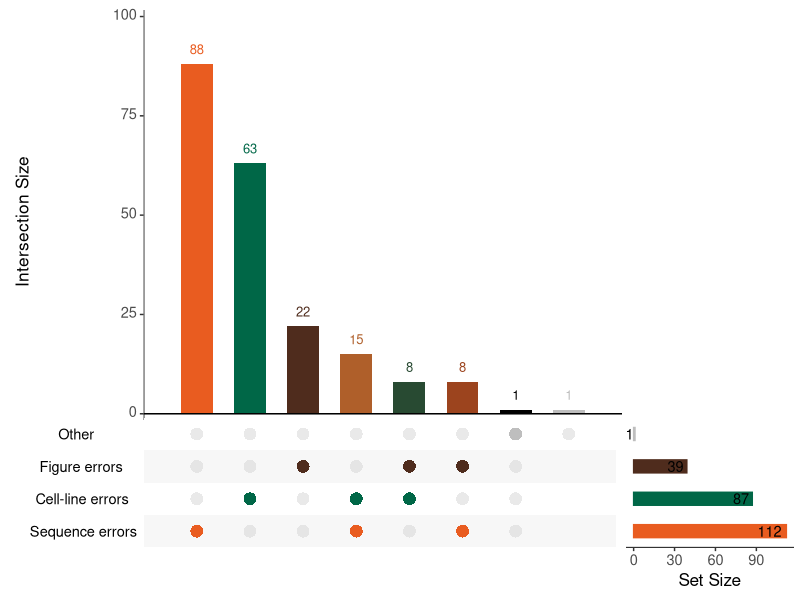
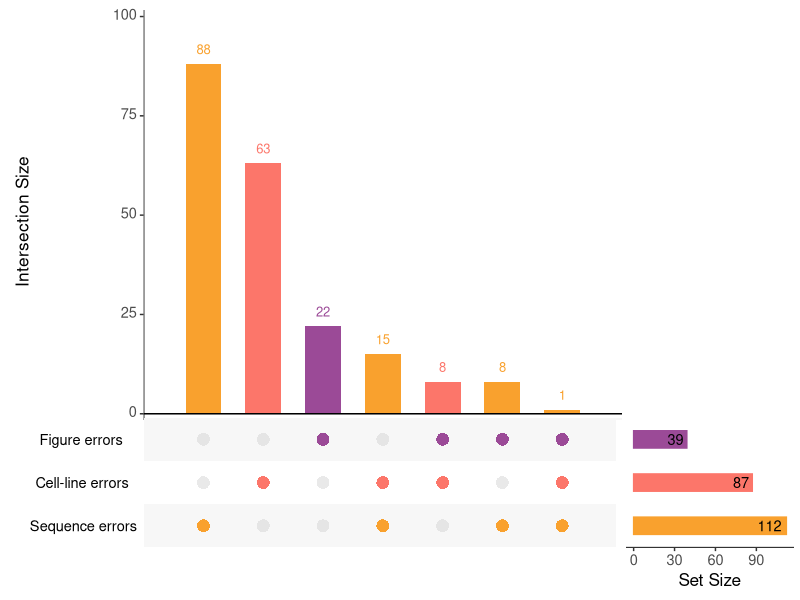

These charts were generated, in order, by the following R code:
library(UpSetR)
library(grid)
library(gridExtra)
library(ggplot2)

#Code taken from:
##https://stackoverflow.com/questions/46223273/use-a-color-palette-for-matrix-points-in-upsetr
Create_layout <- function (setup, mat_color, mat_col, matrix_dot_alpha) 
{
  Matrix_layout <- expand.grid(y = seq(nrow(setup)), x = seq(ncol(setup)))
  Matrix_layout <- data.frame(Matrix_layout, value = as.vector(setup))
  for (i in 1:nrow(Matrix_layout)) {
    if (Matrix_layout$value[i] > as.integer(0)) {
      # Here I propose to change Matrix_layout$color[i] <- mat_color with
      # Matrix_layout$color[i] <- mat_color[i]
      Matrix_layout$color[i] <- mat_color[i]
      Matrix_layout$alpha[i] <- 1
      Matrix_layout$Intersection[i] <- paste(Matrix_layout$x[i], 
                                             "yes", sep = "")
    }
    else {
      Matrix_layout$color[i] <- "gray83"
      Matrix_layout$alpha[i] <- matrix_dot_alpha
      Matrix_layout$Intersection[i] <- paste(i, "No", sep = "")
    }
  }
  if (is.null(mat_col) == F) {
    for (i in 1:nrow(mat_col)) {
      mat_x <- mat_col$x[i]
      mat_color <- as.character(mat_col$color[i])
      for (i in 1:nrow(Matrix_layout)) {
        if ((Matrix_layout$x[i] == mat_x) && (Matrix_layout$value[i] != 
                                              0)) {
          Matrix_layout$color[i] <- mat_color
        }
      }
    }
  }
  return(Matrix_layout)
}


assignInNamespace(x="Create_layout", value=Create_layout, ns="UpSetR")
###

##Code taken from:
###https://stackoverflow.com/questions/58131712/upset-plot-with-set-size-bars-in-right-side
NoAttBasePlot <- function (legend, size_plot_height, Main_bar_plot, Matrix_plot, 
                           hratios, Size_plot, query_legend, set_metadata, set_metadata_plots, 
                           newpage) {
  top <- 1
  bottom <- 100
  if ((!is.null(legend)) && (query_legend != tolower("none"))) {
    if (query_legend == tolower("top")) {
      top <- 3
      bottom <- 102
      legend_top <- 1
      legend_bottom <- 3
      size_plot_height <- (size_plot_height + 2)
    }
    else if (query_legend == tolower("bottom")) {
      legend_top <- 101
      legend_bottom <- 103
    }
  }
  if (is.null(set_metadata)) {
    matrix_and_mainbar_right <- 100
    matrix_and_mainbar_left <- 21
    size_bar_right <- 20
    size_bar_left <- 1
  }
  else if (!is.null(set_metadata)) {
    matrix_and_mainbar_right <- set_metadata$ncols + 100
    matrix_and_mainbar_left <- set_metadata$ncols + 21
    size_bar_right <- set_metadata$ncols + 20
    size_bar_left <- set_metadata$ncols + 1
    metadata_right <- set_metadata$ncols
    metadata_left <- 1
  }
  if (newpage) {
    grid::grid.newpage()
  }
  if ((!is.null(legend)) && (query_legend != tolower("none"))) {
    if (query_legend == tolower("top")) {
      pushViewport(viewport(layout = grid.layout(102, matrix_and_mainbar_right)))
    }
    else if (query_legend == tolower("bottom")) {
      pushViewport(viewport(layout = grid.layout(103, matrix_and_mainbar_right)))
    }
  }
  else if ((is.null(legend)) || (query_legend == tolower("none"))) {
    pushViewport(viewport(layout = grid.layout(100, matrix_and_mainbar_right)))
  }
  # Modified
  vp = UpSetR:::vplayout(top:bottom, 1:(matrix_and_mainbar_right-matrix_and_mainbar_left))
  pushViewport(vp)
  grid.draw(arrangeGrob(Main_bar_plot, Matrix_plot, heights = hratios))
  popViewport()
  # Modified
  vp = UpSetR:::vplayout(size_plot_height:bottom, (matrix_and_mainbar_right-matrix_and_mainbar_left-1):96)
  pushViewport(vp)
  grid.draw(arrangeGrob(Size_plot))
  popViewport()
  if (!is.null(set_metadata)) {
    for (i in 1:length(set_metadata_plots)) {
      if (i != 1) {
        metadata_left <- 1 + metadata_right
        metadata_right <- metadata_right + set_metadata$plots[[i]]$assign
      }
      else {
        metadata_left <- 1
        metadata_right <- set_metadata$plots[[i]]$assign
      }
      vp = UpSetR:::vplayout(size_plot_height:bottom, metadata_left:metadata_right)
      pushViewport(vp)
      grid.draw(arrangeGrob(set_metadata_plots[[i]]))
      popViewport()
    }
  }
  if ((!is.null(legend)) && (query_legend != tolower("none"))) {
    vp = UpSetR:::vplayout(legend_top:legend_bottom, matrix_and_mainbar_left:matrix_and_mainbar_right)
    pushViewport(vp)
    grid.draw(arrangeGrob(legend))
    popViewport()
  }
}

Make_size_plot <- function (Set_size_data, sbar_color, ratios, ylabel, scale_sets, 
                            text_scale, set_size_angle, set_size.show, set_size.scale_max, 
                            set_size.number_size) {
  if (length(text_scale) > 1 && length(text_scale) <= 6) {
    x_axis_title_scale <- text_scale[3]
    x_axis_tick_label_scale <- text_scale[4]
  }
  else {
    x_axis_title_scale <- text_scale
    x_axis_tick_label_scale <- text_scale
  }
  if (ylabel == "Set Size" && scale_sets != "identity") {
    ylabel <- paste("Set Size", paste0("( ", 
                                       scale_sets, " )"))
    if (scale_sets == "log2") {
      Set_size_data$y <- log2(Set_size_data$y)
    }
    if (scale_sets == "log10") {
      Set_size_data$y <- log10(Set_size_data$y)
    }
  }
  if (!is.null(set_size.number_size)) {
    num.size <- (set_size.number_size/1) * x_axis_tick_label_scale
  }
  else {
    num.size <- (7/2.845276) * x_axis_tick_label_scale
  }
  Size_plot <- (ggplot(data = Set_size_data, aes_string(x = "x", 
                                                        y = "y")) + geom_bar(stat = "identity", colour = sbar_color, 
                                                                             width = 0.4, fill = sbar_color, position = "identity") + 
                  scale_x_continuous(limits = c(0.5, (nrow(Set_size_data) + 
                                                        0.5)), breaks = c(0, max(Set_size_data)), expand = c(0, 
                                                                                                             0)) + theme(panel.background = element_rect(fill = "white"), 
                                                                                                                         plot.margin = unit(c(-0.11, -1.3, 0.5, 0.5), "lines"), 
                                                                                                                         axis.title.x = element_text(size = 8.3 * x_axis_title_scale), 
                                                                                                                         axis.text.x = element_text(size = 7 * x_axis_tick_label_scale, 
                                                                                                                                                    vjust = 1, hjust = 0.5), axis.line = element_line(colour = "gray0"), 
                                                                                                                         axis.line.y = element_blank(), axis.line.x = element_line(colour = "gray0", 
                                                                                                                                                                                   size = 0.3), axis.text.y = element_blank(), axis.ticks.y = element_blank(), 
                                                                                                                         panel.grid.minor = element_blank(), panel.grid.major = element_blank()) + 
                  xlab(NULL) + ylab(ylabel) + coord_flip())
  if (set_size.show == TRUE) {
    Size_plot <- (Size_plot + geom_text(aes(label = y, vjust = 0.5, 
                                            hjust = 1.2, angle = set_size_angle), size = num.size))
  }
  if (scale_sets == "log10") {
    if (!is.null(set_size.scale_max)) {
      Size_plot <- (Size_plot + scale_y_continuous(limits = c(set_size.scale_max, 
                                                              0), trans = log10_reverse_trans()))
    }
    else {
      Size_plot <- (Size_plot + scale_y_continuous(trans = log10_reverse_trans()))
    }
  }
  else if (scale_sets == "log2") {
    if (!is.null(set_size.scale_max)) {
      Size_plot <- (Size_plot + scale_y_continuous(limits = c(set_size.scale_max, 
                                                              0), trans = log2_reverse_trans()))
    }
    else {
      Size_plot <- (Size_plot + scale_y_continuous(trans = log2_reverse_trans()))
    }
  }
  else {
    if (!is.null(set_size.scale_max)) {
      Size_plot <- (Size_plot + scale_y_continuous(limits = c(set_size.scale_max, 
                                                              0), trans = "reverse"))
    }
    else {
      # Modified
      #Size_plot <- (Size_plot + scale_y_continuous(trans = "reverse"))
    }
  }
  Size_plot <- ggplot_gtable(ggplot_build(Size_plot))
  return(Size_plot)
}

assignInNamespace(x="NoAttBasePlot", value=NoAttBasePlot, ns="UpSetR")
assignInNamespace(x="Make_size_plot", value=Make_size_plot, ns="UpSetR")

##

#Including Other
Proport <- c(
  "Sequence errors" = 88,
  "Cell-line errors" = 63,
  "Figure errors" = 22,
  "Sequence errors&Cell-line errors" = 15,
  "Sequence errors&Figure errors" = 8,
  "Cell-line errors&Figure errors" = 8,
  "Sequence errors&Cell-line errors&Figure errors" = 1,
  "Other" = 1
)

upset(fromExpression(Proport),
      nintersects = NA,
      nsets = 1,
      order.by = "freq",
      decreasing = T,
      mb.ratio = c(0.7, 0.3),
      number.angles = 0,
      text.scale = 1.5,
      line.size = 0,
      sets = c("Sequence errors", "Cell-line errors", "Figure errors", "Other"), 
      point.size=4,
      main.bar.color=c("#E95C20FF", "#006747FF", "#4F2C1DFF",
                       "#af5f2aFF", "#284a32FF", "#9c441e",
                       "black", "grey"),
      matrix.color=c("#E95C20FF","#006747FF","#4F2C1DFF", "grey",
                     "#E95C20FF","#006747FF","#4F2C1DFF", "grey",
                     "#E95C20FF","#006747FF","#4F2C1DFF", "grey",
                     "#E95C20FF","#006747FF","#4F2C1DFF", "grey",
                     "#E95C20FF","#006747FF","#4F2C1DFF", "grey",
                     "#E95C20FF","#006747FF","#4F2C1DFF", "grey",
                     "#E95C20FF","#006747FF","#4F2C1DFF", "grey"),
      sets.bar.color=c("#E95C20FF","#006747FF","#4F2C1DFF", "grey"),
      set_size.show = TRUE)

#Excluding other
Proport_no_other <- c(
  "Sequence errors" = 88,
  "Cell-line errors" = 63,
  "Figure errors" = 22,
  "Sequence errors&Cell-line errors" = 15,
  "Sequence errors&Figure errors" = 8,
  "Cell-line errors&Figure errors" = 8,
  "Sequence errors&Cell-line errors&Figure errors" = 1
)

upset(fromExpression(Proport_no_other),
      nintersects = NA,
      nsets = 1,
      order.by = "freq",
      decreasing = T,
      mb.ratio = c(0.7, 0.3),
      number.angles = 0,
      text.scale = 1.5,
      line.size = 0,
      sets = c("Sequence errors", "Cell-line errors", "Figure errors"), 
      point.size=4,
      main.bar.color=c("#F9A12E","#FC766A","#9B4A97",
                       "#F9A12E", "#FC766A", "#F9A12E",
                       "#F9A12E"),
      matrix.color=c("#F9A12E","#FC766A","#9B4A97",
                     "#F9A12E","#FC766A","#9B4A97",
                     "#F9A12E","#FC766A","#9B4A97",
                     "#F9A12E","#FC766A","#9B4A97",
                     "#F9A12E","#FC766A","#9B4A97",
                     "#F9A12E","#FC766A","#9B4A97",
                     "#F9A12E","#FC766A","#9B4A97"),
      sets.bar.color=c("#F9A12E","#FC766A","#9B4A97"),
      set_size.show = TRUE)
